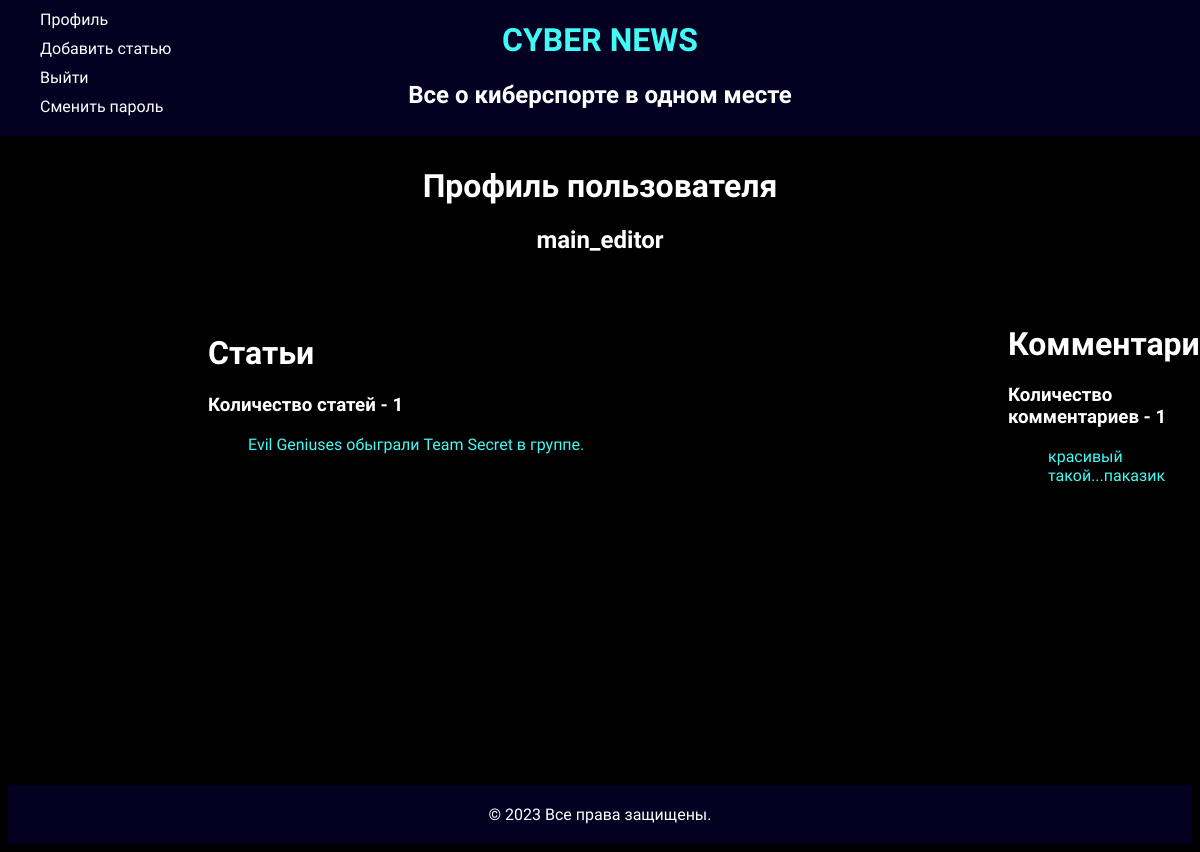
The page /profile/ (signed in) on the database as committed earlier.
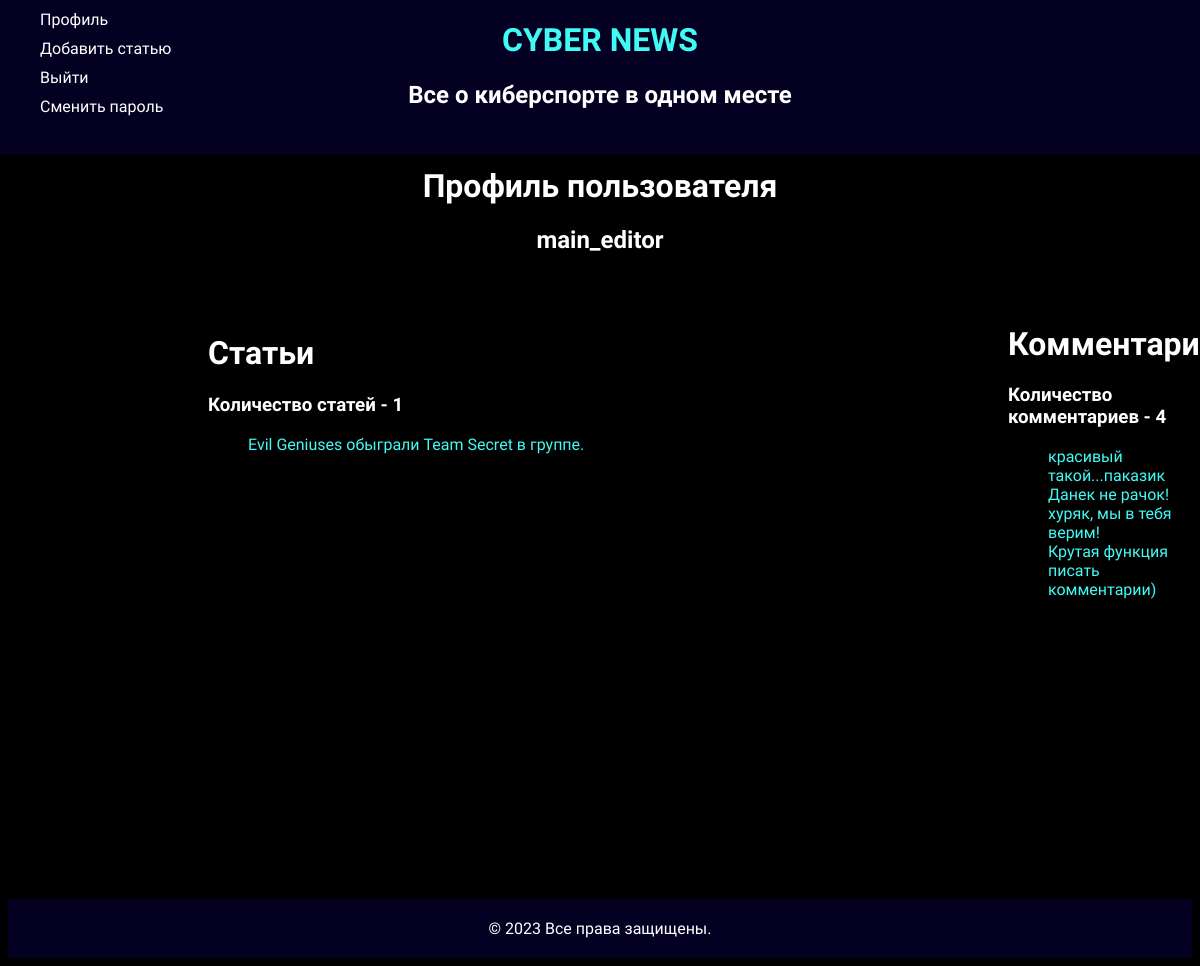
The same page on the database as committed later.
### news/models.py (models this page shows, shortened)
class Article(models.Model):
    author = models.ForeignKey(User, related_name="author", on_delete=models.CASCADE)
    title = models.CharField(max_length=255)
    slug = models.CharField(max_length=255, null=True)
    tags = TaggableManager()
    text = models.TextField(max_length=3000)
    image = models.ImageField(upload_to='uploads/')
    created = models.DateTimeField(auto_now_add=True, null=True)
    category = models.ForeignKey(to=Category, related_name='category', on_delete=models.CASCADE)
    class Meta:
        verbose_name = "Статья"
        verbose_name_plural = "Статьи"
        ordering = ['-created']

class Comment(models.Model) :
    author = models.ForeignKey(User, related_name="commentator", on_delete=models.CASCADE, blank=True, null=True)
    article = models.ForeignKey(Article, related_name='article', on_delete=models.CASCADE)
    name = models.CharField(max_length=155)
    text = models.TextField(max_length=1000)
    class Meta :
        verbose_name = "Комментарий"
        verbose_name_plural = "Комментарии"
    def get_absolute_url(self):
        return reverse('full-article', args=[str(self.article.id)])

### news/views.py (the view)
# urls.py: path('profile/', views.UserProfile.as_view(), name='profile'),
class UserProfile(View):
    def get(self, request):
        arts = Article.objects.filter(author=request.user)
        comms = Comment.objects.filter(author=request.user)
        return render(request, 'profile.html', {'arts': arts, 'comms': comms})

### templates/profile.html
{%extends 'base.html'%}
{%block content%}
<div class="userinfo">
<h1>Профиль пользователя</h1>
<h2>{{request.user.username}}</h2>
</div>
<div class="usArts">
<h1>Статьи</h1>
<h3>Количество статей - {{arts.count}}</h3>
<ul>
    {%for art in arts%}
    <li><a href="{%url 'full-article' art.id%}"> {{art.title}} </a></li>
    {%endfor%}
</ul>
</div>
<div class="usComs">
<h1>Комментарии</h1>
<h3>Количество комментариев - {{comms.count}}</h3>
<ul>
    {%for comm in comms%}
    <li><a href="{{ comm.get_absolute_url}}"> {{comm.text}} </a></li>
    {%endfor%}
</ul>
</div>
{%endblock%}

Rows that differ between the two databases and show on the page:
added Comment: text "Данек не рачок!"
added Comment: text "хуряк, мы в тебя верим!"
added Comment: text "Крутая функция писать комментарии)"
Other text that changed with them:
{{ comms.count }}: "1" → "4"
